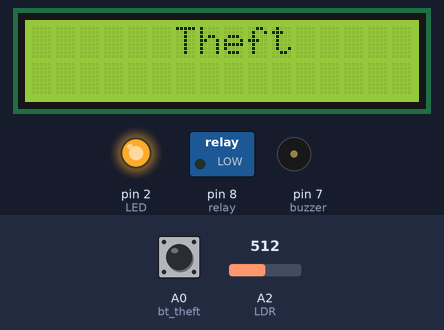
The sketch below on a simulated Arduino Uno, built with avr-gcc and run on an emulated ATmega328P. Shown: 16×2 character LCD, switched loads named in the sketch (green lamp = pin HIGH), output pins drawn as LEDs (lit = HIGH), buzzer (waves = sounding, pin HIGH). The test bench sets the inputs (shaded band); at power-on: A0 (bt_theft) HIGH, A2 (LDR) = 512. EEPROM starts erased; the modem accepts every AT command (registered, SIM ready, sends succeed) and sends nothing else; what the sketch prints to the serial monitor is not drawn.

Above: at 3.4 s.
3.5 s: A0 (bt_theft) pulled LOW for 0.15 s
At 4.4 s:
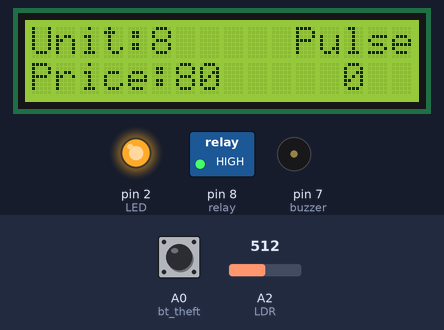
6.2 s: A2 (LDR) set to 55
7.7 s: A2 (LDR) set to 46
At 8.2 s:
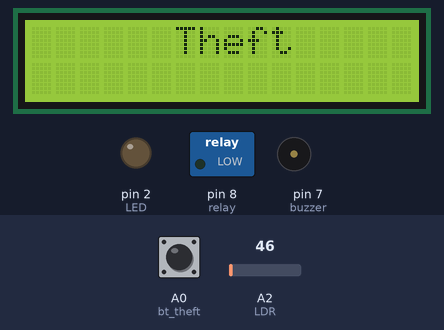
9.2 s: A0 (bt_theft) pulled LOW for 1 s
At 10.4 s:
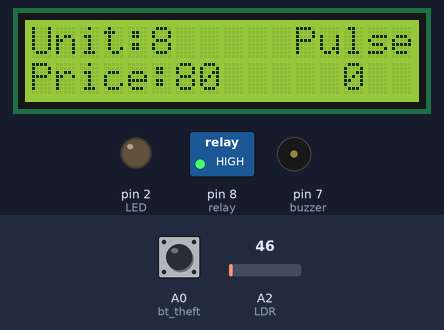
12.7 s: A0 (bt_theft) pulled LOW for 3.2 s
At 18.0 s:
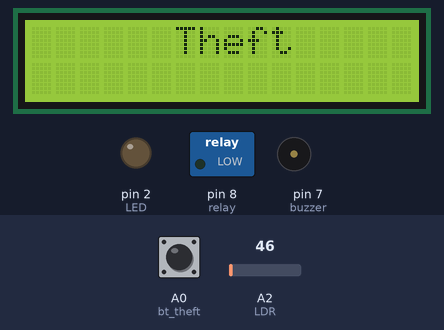
18.4 s: A2 (LDR) set to 122
At 18.7 s:
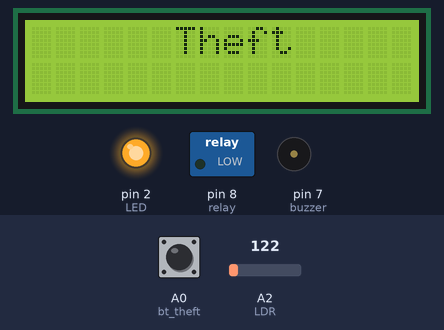
Timing chart, 0 to 20.9 s (numbered marks = the images above; inputs shaded):
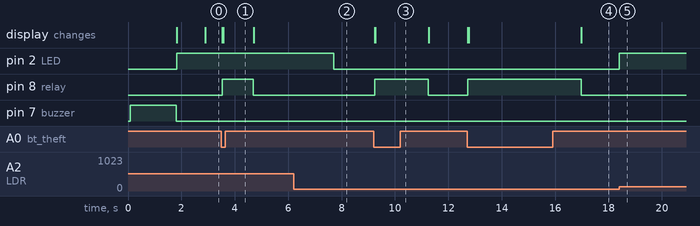

The sketch:

postpaidMeter.ino
```cpp
#include <EEPROM.h>
#include <LiquidCrystal_I2C.h>
#include <String.h>
LiquidCrystal_I2C lcd(0x3F, 16, 2);

#include <SoftwareSerial.h>
SoftwareSerial GSM(10, 11);

#define buzzer 7
#define relay 8
#define bt_theft A0

// #define pulse_in 2

char inchar;
int LDR_value;  //variable to store result value read by LDR
int counter = 0;

int unt_a = 0, unt_b = 0, unt_c = 0, unt_d = 0;
long total_unt = 7;
long valSensor;

int price = 0;
long price1 = 0;

int Set = 10;

int pulse = 0;

///////////////// LDR ////////////////////
#define LDR A2  //Light dependent resisotr (LDR) connected to analog pin A2
#define LED 2   //LED connected to digital pin 2
// const uint8_t analogPin = A1;
const uint8_t ledPin = LED_BUILTIN;

volatile unsigned long trig1 = 0;  //timer value
volatile unsigned long trig2 = 0;
volatile unsigned long length = 0;
unsigned long previousTime = 0;


String phone_no1 = "+917710821947";
String phone_no2 = "+918830446527";

int flag1 = 0, flag2 = 0, flag3 = 0, lcd1 = 0;

void setup() {
  Serial.begin(9600);
  GSM.begin(9600);

  pinMode(bt_theft, INPUT_PULLUP);
  pinMode(relay, OUTPUT);
  pinMode(buzzer, OUTPUT);

  // pinMode(pulse_in, INPUT);
  pinMode(LED, OUTPUT);  // set LED as output
  pinMode(LDR, INPUT);   //set light dependent resistor as input
  attachInterrupt(digitalPinToInterrupt(2), ai0, RISING);

  lcd.begin();
  lcd.backlight();
  lcd.clear();
  lcd.setCursor(5, 0);
  lcd.print("WELCOME");
  lcd.setCursor(4, 1);
  lcd.print("Auto Meter");
  digitalWrite(buzzer, HIGH);


  Serial.println("Initializing....");
  initModule("AT", "OK");
  initModule("ATE1", "OK");
  initModule("AT+CPIN?", "READY");
  initModule("AT+CMGF=1", "OK");
  initModule("AT+CNMI=2,2,0,0,0", "OK");
  initModule("AT+CREG?", "+CREG: 0");
  Serial.println("Initialized Successfully");

  sendSMS(phone_no1, "Welcome To Energy Meter");
  digitalWrite(buzzer, LOW);
  lcd.clear();

  if (EEPROM.read(50) == 0) {
  } else {
    Write();
  }

  EEPROM.write(50, 0);

  pulse = EEPROM.read(10);

  Read();
  if (bt_theft == 0) {
    if (total_unt > 0) {
      digitalWrite(relay, HIGH);
    }
  }
}


void loop() {

  LDR_value = analogRead(LDR);
  // Serial.println(LDR_value);
  // /////////////////// recharge ////////////////////////////////////////
  if (GSM.available() > 0) {

    inchar = GSM.read();
    // Serial.println("available");
    // Serial.print("inchar : ");
    // Serial.println(inchar);
    /////// DATA command to send data on consumer number //////////
    if (inchar == 'D') {
      inchar = GSM.read();
      if (inchar == 'a') {
        inchar = GSM.read();
        if (inchar == 't') {
          inchar = GSM.read();
          if (inchar == 'a') {
            Data();
          }
        }
      }
    }
  }

  if (LDR_value <= 50) {
    digitalWrite(LED, LOW);  //turn on the LED
    // Serial.println("its dark turn on the LED");
    // Serial.println("LDR value:");
    // Serial.println(LDR_value);

  } else {
    digitalWrite(LED, HIGH);  //turn off the LED
    // Serial.println("its bright turn off the LED");
    // Serial.println("LDR value:");
    // Serial.println(LDR_value);
  }
  // delay(2000);


  ////////////////// printing on LCD ///////////////////////////////
  if (digitalRead(bt_theft) == 0) {
    lcd.setCursor(0, 0);
    lcd.print("Unit:");
    lcd.print(total_unt);
    lcd.print("   ");

    lcd.setCursor(0, 1);
    lcd.print("Price:");
    lcd.print(price1);
    lcd.print("   ");

    lcd.setCursor(11, 0);
    lcd.print("Pulse");

    lcd.setCursor(13, 1);
    lcd.print(pulse);
    lcd.print("   ");
  }


  // /////////// "Theft Alarm", send sms on company number ///////////////////////
  if (digitalRead(bt_theft) == 1) {
    if (flag3 == 0) {
      lcd1 = 0;
      sendSMS(phone_no2, "Theft Alarm");
      digitalWrite(relay, LOW);
      lcd.clear();
      lcd.setCursor(6, 0);
      lcd.print("Theft");
      flag3 = 1;
    }

  } else {
    flag3 = 0;
    if (lcd1 == 0) {
      lcd.clear();
      lcd1 = 1;
    }
    digitalWrite(relay, HIGH);
  }

  if (counter > 5) {

    // GSM.println("AT");
    // delay(1000);


    // GSM.println("AT+CPIN?");
    // delay(1000);

    // GSM.println("AT+CREG?");
    // delay(1000);
    // GSM.println("AT+CGATT?");

    // delay(1000);

    // GSM.println("AT+CIPSHUT");
    // delay(1000);

    // GSM.println("AT+CIPSTATUS");
    // delay(2000);

    GSM.println("AT+CIPMUX=0");

    ShowSerialData();

    GSM.println("AT+CSTT=\"airtelgprs.com\"");  //start task and setting the APN,
    delay(1000);

    ShowSerialData();

    GSM.println("AT+CIICR");  //bring up wireless connection
    delay(1000);

    ShowSerialData();

    GSM.println("AT+CIFSR");  //get local IP adress
    delay(1000);

    ShowSerialData();

    GSM.println("AT+CIPSPRT=0");
    delay(1000);

    ShowSerialData();

    GSM.println("AT+CIPSTART=\"TCP\",\"api.thingspeak.com\",\"80\"");  //start up the connection
    delay(2000);

    ShowSerialData();

    GSM.println("AT+CIPSEND");  //begin send data to remote server
    delay(2000);
    ShowSerialData();

    Read();
    String str = "GET https://api.thingspeak.com/update?api_key=BTGVF0XN1A3OX4WV&field1=" + String(total_unt);
    Serial.println(str);
    GSM.println(str);  //begin send data to remote server

    delay(1000);
    ShowSerialData();

    GSM.println((char)26);  //sending
    // delay(5000);            //waitting for reply, important! the time is base on the condition of internet
    GSM.println();

    ShowSerialData();

    GSM.println("AT+CIPSHUT");  //close the connection
    delay(100);
    ShowSerialData();

    counter = 0;
  }

  ///////////////////////////////////////////////// loop end ///////////////////////////////////////////////////////
}


/////////////// Turns relay high to turn on load //////////////////////////
void load_on() {
  Write();
  Read();
  digitalWrite(relay, HIGH);
  flag1 = 0, flag2 = 0;
}

void sendSMS(String number, String msg) {
  GSM.print("AT+CMGS=\"");
  GSM.print(number);
  GSM.println("\"\r\n");
  delay(500);
  GSM.println(msg);
  delay(500);
  GSM.write(byte(26));
  // delay(5000);
}


/////////////////////// send data to consumer number ///////////////////////////////
void Data() {
  GSM.print("AT+CMGS=\"");
  GSM.print(phone_no1);
  GSM.println("\"\r\n");
  // delay(1000);
  GSM.print("Unit:");
  GSM.println(total_unt);
  GSM.print("Price:");
  GSM.println(price1);
  delay(500);
  GSM.write(byte(26));  // (signals end of message)
  // delay(5000);
}

void Read() {
  unt_a = EEPROM.read(1);
  unt_b = EEPROM.read(2);
  unt_c = EEPROM.read(3);
  unt_d = EEPROM.read(4);
  total_unt = unt_d * 1000 + unt_c * 100 + unt_b * 10 + unt_a;
  price1 = total_unt * Set;
}

void Write() {
  unt_d = total_unt / 1000;
  total_unt = total_unt - (unt_d * 1000);
  unt_c = total_unt / 100;
  total_unt = total_unt - (unt_c * 100);
  unt_b = total_unt / 10;
  unt_a = total_unt - (unt_b * 10);

  EEPROM.write(1, unt_a);
  EEPROM.write(2, unt_b);
  EEPROM.write(3, unt_c);
  EEPROM.write(4, unt_d);
}


void initModule(String cmd, char *res) {
  while (1) {
    Serial.println(cmd);
    GSM.println(cmd);
    delay(100);
    while (GSM.available() > 0) {
      if (GSM.find(res)) {
        Serial.println(res);
        // delay(t);
        return;
      } else {
        Serial.println("Error");
      }
    }
    // delay(t);
  }
}

void ai0() {
  trig1 = millis();
  length = trig1 - trig2;
  if (digitalRead(LED) == HIGH) {
    pulse = pulse + 1;
    Serial.print("pulse : ");
    Serial.println(pulse);

    Serial.println(counter);
    if (pulse > 9) {
      pulse = 0;
      counter++;
      Serial.print("Counter : ");
      Serial.println(counter);
      total_unt = total_unt + 1;
      Serial.print("unit : ");
      Serial.println(total_unt);
      // writes the pulse data on  eeprom
      Write();
      Read();
    }

    trig2 = trig1;
    Serial.print("Difference : ");
    Serial.println(length / 1000);
    Serial.println();
    EEPROM.write(10, pulse);
  }
}

void ShowSerialData() {
  while (GSM.available() != 0)
    Serial.write(GSM.read());
  delay(5000);
}
```

Measured:
- the behaviour switches between 51 and 50 on A2 (LDR) (found by bisection; images 1 and 2)
- after the input at 3.5 s, pin 8 (relay): LOW → HIGH at once, → LOW 1.2 s later; the display: first changes at once (image 1 shows a later state)
- after the input at 6.2 s, every drawn part: stays the same
- after the input at 7.7 s, pin 2 (LED): HIGH → LOW at once
- after the input at 9.2 s, pin 8 (relay): LOW → HIGH at once, → LOW 2.0 s later; the display: first changes at once (image 3 shows a later state)
- after the input at 12.7 s, pin 8 (relay): LOW → HIGH at once, → LOW 4.2 s later; the display: first changes at once (image 4 shows a later state)
- after the input at 18.4 s, pin 2 (LED): LOW → HIGH at once
